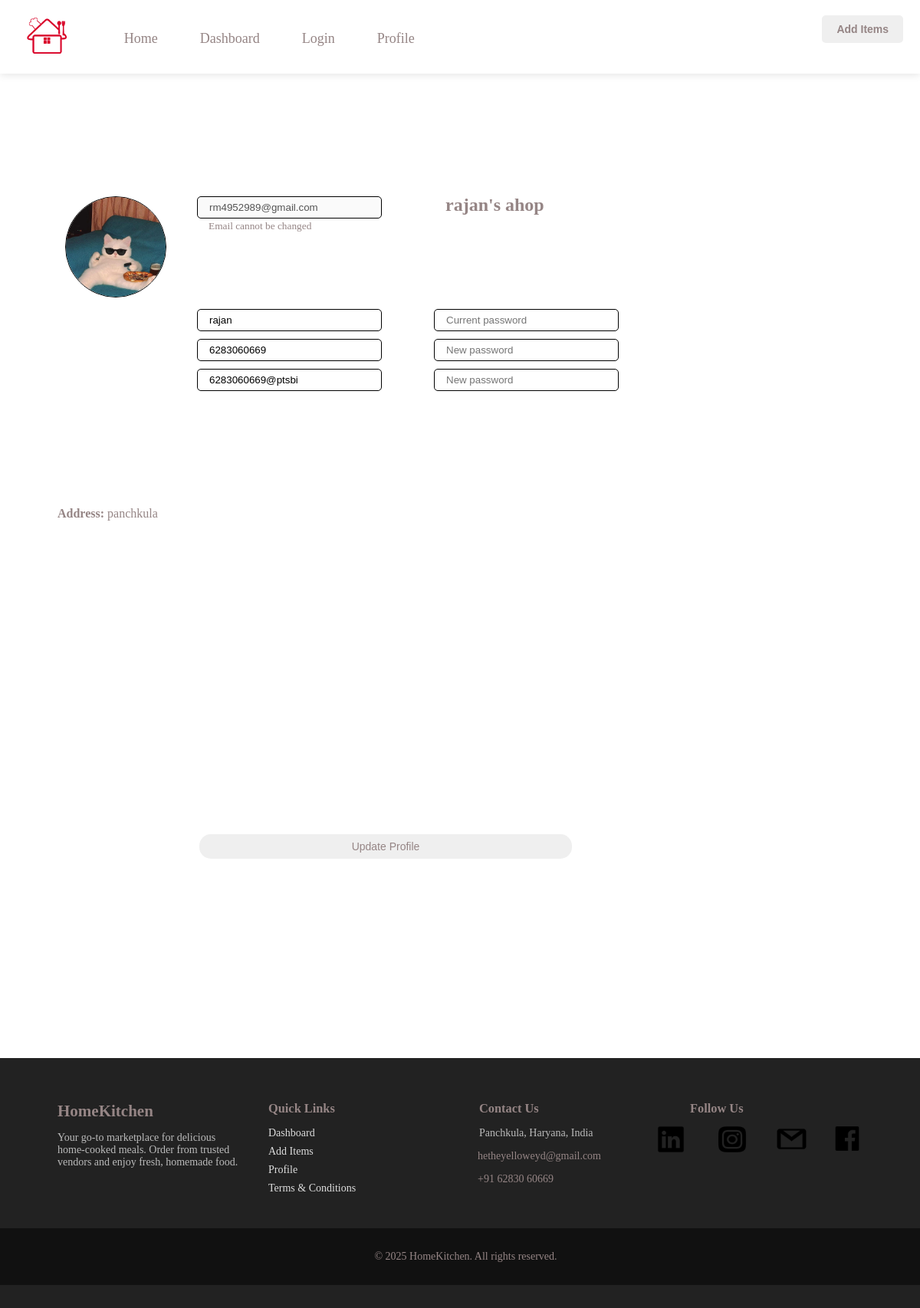
The app's page /profile (signed in), older data.
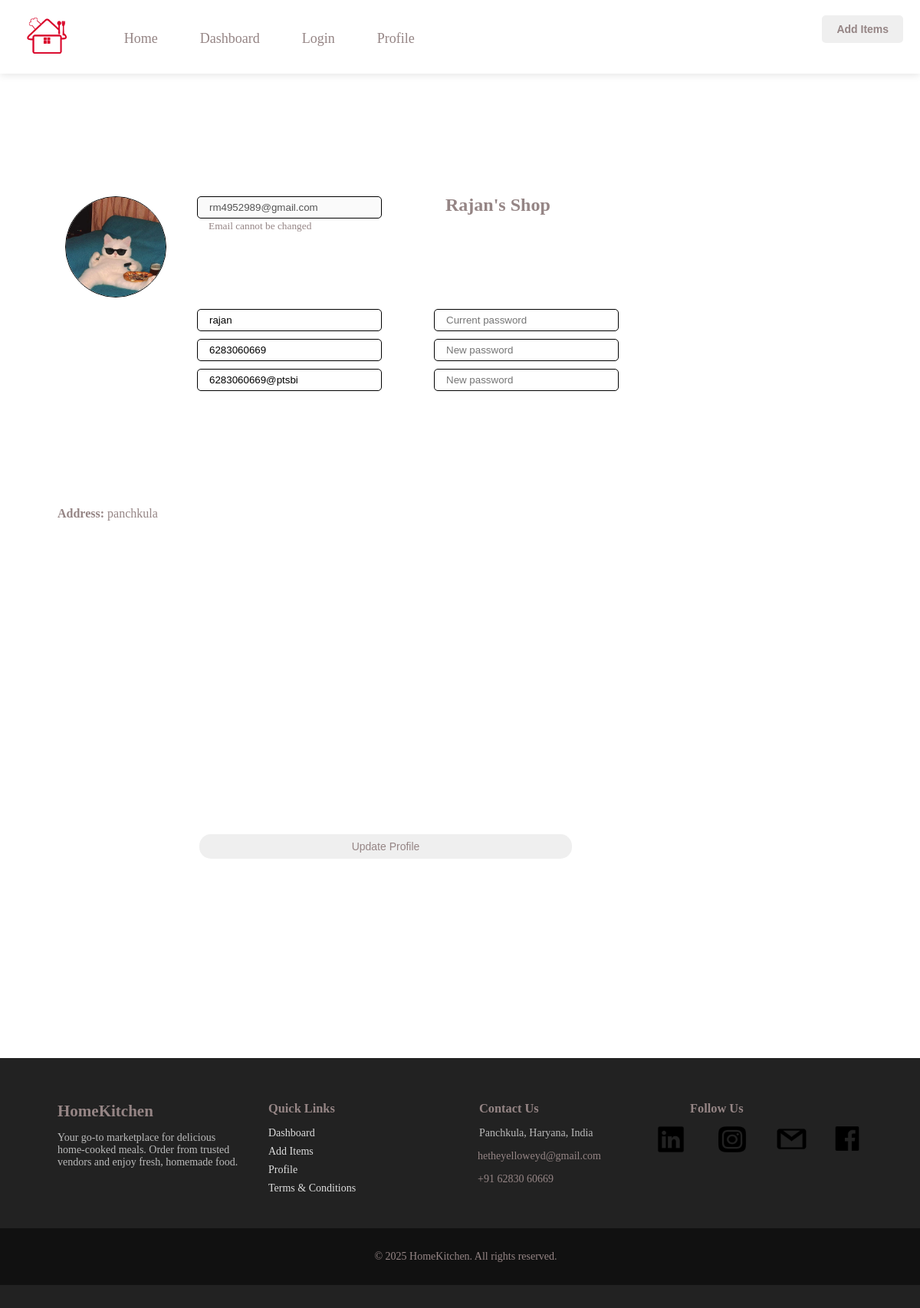
The same page, newer data.
### main.py (models this page shows, shortened)
class User(db.Model):
    id = db.Column(db.Integer, primary_key=True)
    name = db.Column(db.String(100), nullable=False)
    phone = db.Column(db.String(15), nullable= False, unique=True)
    email = db.Column(db.String(120), unique=True, nullable=False)
    password_hash = db.Column(db.String(200), nullable=False)
    upi_id = db.Column(db.String(50), nullable=True)
    role = db.Column(db.String(10), nullable=False)
    items = db.relationship('Item', backref='seller')
    created_at= db.Column(db.DateTime, default= datetime.datetime.utcnow)
    email_verified = db.Column(db.Boolean, default=False)
    business_name = db.Column(db.String(150), nullable=True, unique=True)
    terms_accepted = db.Column(db.Boolean, default=False)
    address = db.Column(db.String(255), nullable=True)
    latitude = db.Column(db.String(50), nullable=True)
    longitude = db.Column(db.String(50), nullable=True)

### main.py (the view, shortened to what this page needs)
@app.route('/profile', methods=['GET', 'POST'])
def profile():
    if 'user_id' not in session:
        flash('Please login to access your profile.', 'danger')
        return redirect(url_for('login'))
    user = db.session.get(User, session['user_id'])
    if not user:
        flash('User not found.', 'danger')
        return redirect(url_for('logout'))
    return render_template('profile.html', user=user)

### templates/profile.html (shortened to what this page needs)
{% extends "base.html" %}
{% block content %}
<div class="top-right-buttons">
    {% if user.role == 'vendor' %}
        <a href="{{ url_for('additems') }}"><button>Add Items</button></a>
    {% elif user.role == 'consumer' %}
        <a href="{{ url_for('my_orders') }}"><button>My Orders</button></a>
    {% endif %}
</div>
<div class="profile-container">
    <div class="profile">
        <form method="POST" action="{{ url_for('profile') }}">
            <div class='data'>
                <label for="profile_image">
                    <img id="profilePreview" src="{{ url_for('static', filename=user.photo if user.photo else 'images/default-user.jpg') }}"
                         alt="Profile Image" style="width: 130px; height: 130px; border: 1px solid #000; border-radius: 50%; margin-left: 25px; margin-top: 100px; margin-right: -10px;">
                </label>
                <div class='cred'>
                    <div class='unchangeable'>
                        <div>
                            <input type="email" placeholder='Email' id="email" value="{{ user.email }}" disabled><br>
                            <small class="text-muted">Email cannot be changed</small>
                        </div>
                        <h2 style='margin-top: -2px;'>{{ user.business_name }}</h2>
                    </div>
                    <div class= 'changeable'>
                        <div class= 'sub-change'>
                            <input type="text" placeholder='Name' id="name" name="name" value="{{ user.name }}" required>
                            <input type="tel" placeholder='Phone' id="phone" name="phone" value="{{ user.phone }}" required>
                            {% if user.role == 'vendor' %}
                            <input type="text" placeholder='Upi Id' id="upi_id" name="upi_id" value="{{ user.upi_id }}">
                            {% endif %}
                        </div>
                        <div class= 'sub-change'>
                            <input type="password" placeholder='Current password' id="current_password" name="current_password">
                            <input type="password" placeholder='New password' id="new_password" name="new_password">
                            <input type="password" placeholder='New password' id="confirm_password" name="confirm_password">
                        </div>
                    </div>
                </div>
                <div class='address'>
                    {% if user.role == 'vendor' %}
                    <p><strong>Address:</strong> {{ user.address }}</p>
                    <div id="map" style="height: 400px; width: 400px; border-radius: 12px;"></div>
                    {% endif %}
                </div>
            </div>
            <button type="submit" class='profile-submit'>Update Profile</button>
        </form>
    </div>
{% endblock %}

### templates/base.html (shortened to what this page needs)
<!DOCTYPE html>
<html lang="en">
<head>
    <link rel='stylesheet' href="{{url_for('static', filename='style/style.css')}}"
</head>
<body>
    <header>
        <div>
            <img src="{{url_for('static', filename='images/logo.png')}}" alt='Logo'>
            <nav>
                <ul>
                    <li><a href="{{url_for('home')}}">Home</a></li>
                    <li><a href="{{url_for('dashboard')}}">Dashboard</a></li>
                    <li><a href="{{url_for('login')}}">Login</a></li>
                    <li><a href="{{ url_for('profile') }}">Profile</a></li>
                </ul>
            </nav>
        </div>
    </header>
    <div>
        {% block content %}{% endblock content %}
    </div>
    <footer>
        <div class="footer-container">
            <div class="footer-section about">
                <h2>HomeKitchen</h2>
                <p>Your go-to marketplace for delicious home-cooked meals. Order from trusted vendors and enjoy fresh, homemade food.</p>
            </div>
            <div class="footer-section quick-links">
                <h3>Quick Links</h3>
                <ul>
                    <li><a href="{{ url_for('dashboard') }}">Dashboard</a></li>
                    <li><a href="{{ url_for('additems') }}">Add Items</a></li>
                    <li><a href="{{ url_for('profile') }}">Profile</a></li>
                    <li><a href="{{ url_for('terms') }}">Terms & Conditions</a></li>
                </ul>
            </div>
            <div class="footer-section contact">
                <h3>Contact Us</h3>
                <p> Panchkula, Haryana, India</p>
                <p>
                    <a href="mailto:hetheyelloweyd@gmail.com" style="margin-left: -2px; text-transform: none;">hetheyelloweyd@gmail.com</a>
                </p>
                <p>
                    <a href="tel:+916283060669" style="margin-left: -2px;">+91 62830 60669</a>
                </p>
            </div>
            <div class="footer-section social">
                <h3>Follow Us</h3>
                <div class="social-icons">
                    <a href="https://www.linkedin.com/in/your-page-link" target="_blank">
                        <img src="{{url_for('static', filename='images/linkedin.png')}}" class='linkedin'></img>
                    </a>
                    <a href="https://www.instagram.com/your-page-link" target="_blank">
                        <img src="{{url_for('static', filename='images/instagram.png')}}" class='instagram'></img>
                    </a>
                    <a href="https://twitter.com/your-page-link" target="_blank">
                        <img src="{{url_for('static', filename='images/Gmail.png')}}" class='gmail'></img>
                    </a>
                    <a href="https://www.facebook.com/your-page-link" target="_blank">
                        <img src="{{url_for('static', filename='images/facebook.png')}}" class='facebook'></img>
                    </a>
                </div>
            </div>
        </div>
        <div class="footer-bottom">
            <p>&copy; 2025 HomeKitchen. All rights reserved.</p>
        </div>
    </footer>
</body>
</html>

### static/style/style.css (style rules this page uses)
body { margin: 0; padding: 0; font-family: 'Times New Roman', Times, serif }
h1, h2, h3, p,a { margin-left: 15px; color: #958585; text-decoration: none; }
button { margin: 10px; color: #958585; margin-left: 10px; padding: 8px 15px; font-size: 14px; width: 90%; border-radius: 15px; border: none; text-align: center; }
.card h4, small { margin-left: 15px; color: #958585; }
header { background-color: #fff; padding: 15px 0; box-shadow: 0 2px 10px rgba(0, 0, 0, 0.1); }
header > div { margin-top: 5px; display: flex; max-width: 100%; padding: 0 20px; }
header img { height: 50px; width: auto; margin-right: 30px; margin-left: 15px; }
nav ul { list-style: none; display: flex; gap: 20px; margin: 0; padding: 20px; }
nav ul li a { padding-top: 50px; text-decoration: none; color: #958585; font-size: 18px; padding: 5px 10px; }
.top-right-buttons { position: absolute; top: 10px; right: 20px; display: flex; gap: 10px; }
.top-right-buttons button { color: #958585; padding: 10px 15px; border: none; border-radius: 5px; cursor: pointer; font-weight: bold; }
footer { background: #222; color: #fff; padding: 30px 0; font-size: 14px; margin-top: 200px; }
.footer-container { display: flex; flex-wrap: wrap; justify-content: space-between; max-width: 1100px; margin: auto; padding: 0 20px; }
.footer-section { flex: 1; min-width: 220px; margin: 10px; }
.footer-section h2, .footer-section h3 { color: #958585; margin-bottom: 10px; }
.footer-section p { color: #bbb; }
.footer-section ul { list-style: none; padding: 0; }
.footer-section ul li { margin-bottom: 8px; }
.footer-section ul li a { color: #ddd; text-decoration: none; }
.social-icons { display: flex; margin-left: -60px; }
.facebook { margin-left: -20px; width: 110px; height: 38px; }
.instagram { margin-left: -10px; width: 80px; height: 40px; }
.gmail { margin-top: 2px; width: 45px; height: 35px; }
.linkedin { width: 70px; height: 40px; }
.footer-bottom { text-align: center; padding: 15px; background: #111; color: #bbb; margin-top: 20px; }
.profile-container { display: flex; margin: 10px; padding: 50px; justify-content: center; gap: 20px; }
.data { display: flex; flex-wrap: wrap; gap: 50px; }
.cred { margin-top: 100px; display: flex; flex-direction: column; gap: 100px; }
.unchangeable { display: flex; flex-wrap: wrap; gap: 100px; }
.changeable { display: flex; flex-wrap: wrap; gap: 100px; }
.sub-change { display: flex; flex-direction: column; gap: 10px; }
.address { display: flex; flex-direction: column; justify-content: flex-end; margin-top: 85px; }
.data input { width: 100%; height: auto; border: 0.5px #000000 solid; border-radius: 5px; padding: 6px 15px; }
.profile-submit { width: 45%; margin-top: -150px; margin-left: 200px; }

Row changes from the older to the newer data that the page shows:
changed User "panchkula": business_name "rajan's ahop" → "Rajan's Shop"
